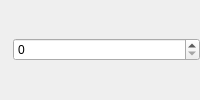
<?xml version="1.0" encoding="UTF-8"?>
<ui version="4.0">
 <class>EffectLabeledSpinRow</class>
 <widget class="QWidget" name="EffectLabeledSpinRow">
  <layout class="QHBoxLayout" name="rowLayout">
   <property name="leftMargin"><number>0</number></property>
   <property name="topMargin"><number>0</number></property>
   <property name="rightMargin"><number>0</number></property>
   <property name="bottomMargin"><number>0</number></property>
   <item>
    <widget class="QLabel" name="captionLabel">
     <property name="alignment">
      <set>Qt::AlignRight|Qt::AlignVCenter</set>
     </property>
    </widget>
   </item>
   <item>
    <widget class="QSpinBox" name="valueSpin">
     <property name="sizePolicy">
      <sizepolicy hsizetype="Expanding" vsizetype="Fixed">
       <horstretch>1</horstretch>
       <verstretch>0</verstretch>
      </sizepolicy>
     </property>
    </widget>
   </item>
  </layout>
 </widget>
 <resources/>
 <connections/>
</ui>
